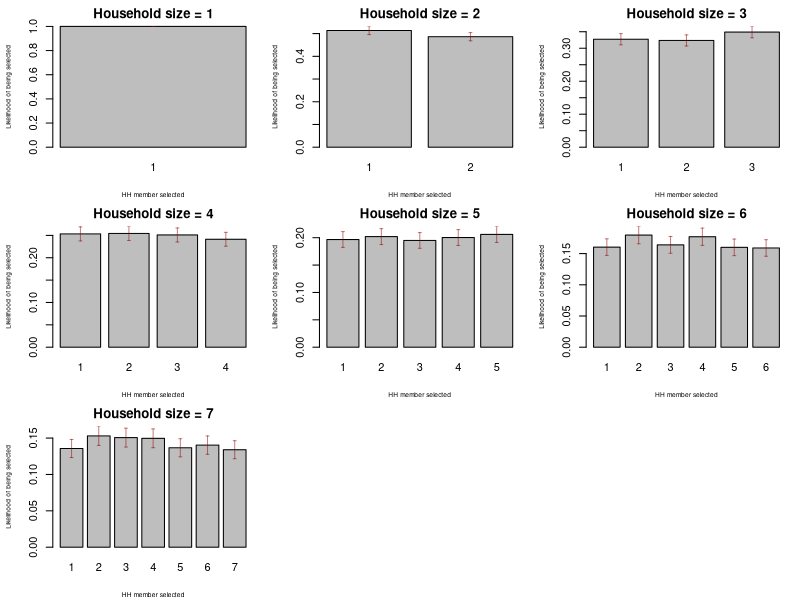

Here is the R script that generated this plot:
# Function to generate one random number between 1 and household size (input)
RandomFun <- function(hh_size = 7){
  
  myvec <- vector(length = hh_size, mode = "numeric")
  for (i in 1:7){
    possibs <- 1:i
    
    myvec[i] <-
      sample(x = possibs,
             size = 1,
             replace = FALSE)
  }

return(myvec)

# Travis' suggestion:
# sapply(1:hh_size, function(x) sample(x, size=1, replace=FALSE))

}

# Create dataframe 
mydf <- data.frame("hh_number" = 1:3000)

# Generate columns for each possible household size
for (i in 1:7){
  mydf[,paste0("hh_size_", i)] <- NA
}

# Populate dataframe with random sequence for each house
for (i in 1:nrow(mydf)){
    mydf[i,2:8] <- RandomFun()
}

# Validate to make sure we got a good draw 
# (ie, no draws larger than household size, and equal distributions)

# First, define function for calculating confidence interval on proportion:
simpasym <- function(n, p, z=1.96, cc=TRUE){
  out <- list()
  if(cc){
    out$lb <- p - z*sqrt((p*(1-p))/n) - 0.5/n
    out$ub <- p + z*sqrt((p*(1-p))/n) + 0.5/n
  } else {
    out$lb <- p - z*sqrt((p*(1-p))/n)
    out$ub <- p + z*sqrt((p*(1-p))/n)
  }
  out
}

# Now calculate confidence interval on each proportion, and visualize
library(Hmisc)
par(mfrow = c(3,3))
par(mar = c(4,4,2,1))
par(oma = c(0,0,0,0))
for (i in 1:7){
  
  mytable <- table(mydf[,paste0("hh_size_", i)])
  ptable <- prop.table(mytable)
  mycis <- simpasym(n = 3000,
                    p = ptable,
                    z = 1.96,
                    cc = TRUE)
  
  bp <- barplot(table(mydf[,paste0("hh_size_",i)])  / 3000,
          main = paste0("Household size = ", i),
          xlab = "HH member selected",
          ylab = "Likelihood of being selected",
          ylim = c(0, max(mycis$ub)),
          cex.lab = 0.6)
  errbar(x = bp[,1],
         y = ptable,
         yplus = mycis$ub,
         yminus = mycis$lb,
         add = TRUE,
         pch = NA,
         errbar.col = adjustcolor("darkred", alpha.f = 0.5)
         )
}
par(mfrow = c(1,1))

# Fix up the names to format using Avery's software
# mydf$hh_size_1 <- paste("Size = 1 | Rep = ",  mydf$hh_size_1)
# mydf$hh_size_2 <- paste("Size = 2 | Rep = ",  mydf$hh_size_2)
# mydf$hh_size_3 <- paste("Size = 3 | Rep = ",  mydf$hh_size_3)
# mydf$hh_size_4 <- paste("Size = 4 | Rep = ",  mydf$hh_size_4)
# mydf$hh_size_5 <- paste("Size = 5 | Rep = ",  mydf$hh_size_5)
# mydf$hh_size_6 <- paste("Size = 6 | Rep = ",  mydf$hh_size_6)
# mydf$hh_size_7 <- paste("Size = 7 | Rep = ",  mydf$hh_size_7)


# Write to spreadsheet
setwd("C:/Users/BrewJR/Documents/haiti/household_representatives")
row.names(mydf) <- NULL
write.csv(mydf, "spreadsheet_for_krishna.csv", row.names = FALSE)

# Function to generate individual table
TableFun <- function(hh_number){
  x <- mydf[hh_number,]
  names(x) <- c("Household number",
                paste0("Household size: ",
                       1: 7))
  row.names(x) <- "Person to be interviewed"
  return(x)
}

# Function to write individual table to a spreadsheet
WriteTable <- function(hh_number, out_file = NULL){
  
  x <- mydf[hh_number,]
  names(x) <- c("Household number",
                paste0("Household size: ",
                       1: 7))
  row.names(x) <- "Person to be interviewed"
  
  if(is.null(out_file)){
    write.csv(x, paste0("hh_number_", hh_number, ".csv"))
  } else {
    write.csv(x, out_file)
  }
}

# Example of how to write an individual table to a csv
WriteTable(hh_number = 123)
WriteTable(hh_number = 113)
WriteTable(hh_number = 508)

# If you want an individual csv for EVERY household, run the following
setwd("spreadsheets")
for (i in 1:3000){
  WriteTable(hh_number = i)
}
